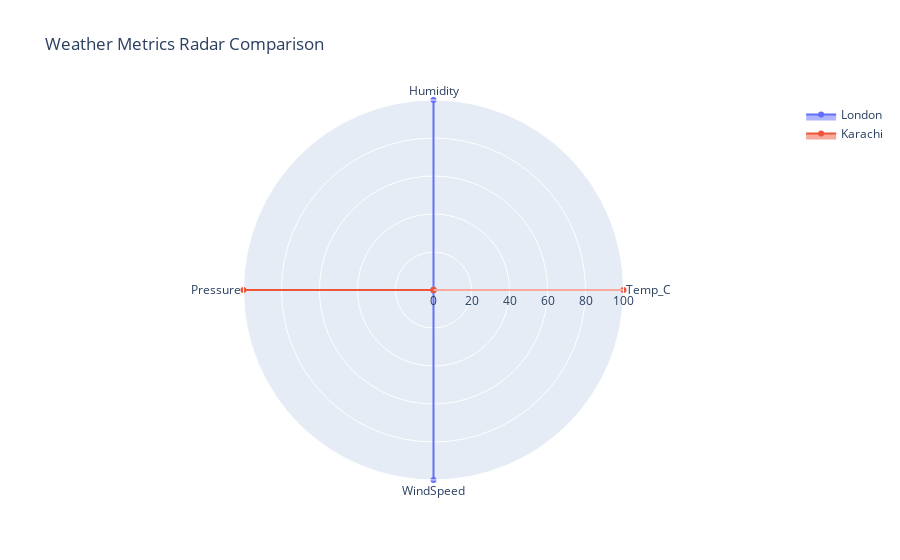

Notebook code cell kept with this figure:
### Code cell
# Cell 10: Weather Visualization 2 - Weather Metrics Radar
def plot_weather_radar_comparison(df):
    cities = df['City'].unique()
    
    fig = go.Figure()
    
    for city in cities:
        city_data = df[df['City'] == city].iloc[0]
        metrics = ['Temp_C', 'Humidity', 'Pressure', 'WindSpeed']
        values = [city_data[metric] for metric in metrics]
        
        # Normalize values for radar chart
        normalized_values = [(val - df[metric].min()) / (df[metric].max() - df[metric].min()) * 100 
                           for val, metric in zip(values, metrics)]
        
        fig.add_trace(go.Scatterpolar(
            r=normalized_values,
            theta=metrics,
            fill='toself',
            name=city
        ))
    
    fig.update_layout(
        polar=dict(
            radialaxis=dict(visible=True, range=[0, 100])
        ),
        title='Weather Metrics Radar Comparison',
        showlegend=True
    )
    fig.show()

plot_weather_radar_comparison(weather_df)

### Figure 1 — Plotly figure (JSON) as saved in the notebook; plotly's stock layout.template omitted (floating-point values rounded to 4 significant figures)
{"data": [{"fill": "toself", "name": "London", "r": [0, 100, 0, 100], "theta": ["Temp_C", "Humidity", "Pressure", "WindSpeed"], "type": "scatterpolar"}, {"fill": "toself", "name": "Karachi", "r": [100, 0, 100, 0], "theta": ["Temp_C", "Humidity", "Pressure", "WindSpeed"], "type": "scatterpolar"}], "layout": {"polar": {"radialaxis": {"range": [0, 100], "visible": true}}, "showlegend": true, "title": {"text": "Weather Metrics Radar Comparison"}}}
